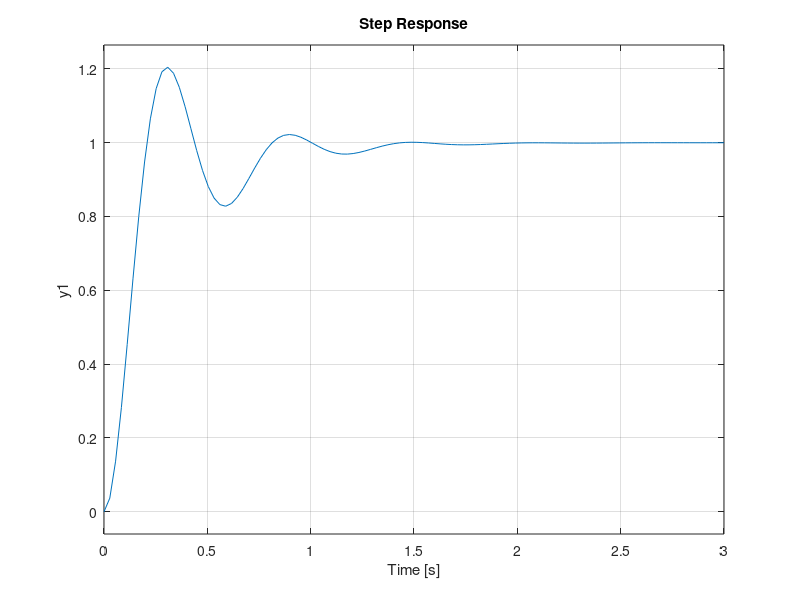

Recreate this plot in MATLAB.
%% Mass Spring Damper - Routh-Hurwitz Control Design
% Mass spring damper from Chapter 1, m y'' + b y' + k y = u.

clear all
close all

m = 1;
b = 8.8;
k = 40;
s = tf('s');

G = 1/(m*s^2+b*s+k);
%% P controller
% With C(s) = K the characteristic equation is
% 
% $$P(s) = s^2 + 8.8s + 40 + K$$
% 
% Stable for any K > -40. However, the steady state error to step inputs is 
% 1/(1 + K/40), so we need an integrator.
%% PI controller
% $$C(s) = K\frac{s+a}{s}$$
% 
% The characteristic equation is s(s^2 + 8.8s + 40) + K(s + a) = 0, i.e.,
% 
% $$P(s) = s^3 + 8.8s^2 + (40 + K)s + Ka$$
% 
% Routh table:
% 
%   s^3 | 1                              40 + K
%   s^2 | 8.8                            K*a
%   s^1 | c11 = (8.8(40 + K) - Ka)/8.8
%   s^0 | c21 = K*a
% 
% We need K*a > 0 and 8.8(40 + K) - Ka > 0, i.e., K(a - 8.8) < 352.
% 
% - If a <= 8.8 the closed loop is stable for any K > 0.
% - If a > 8.8 there is an upper limit, K < 352/(a - 8.8). For example, with 
% a = 20 we need 0 < K < 31.4:

a = 20;
pole(minreal(25*(s+a)/s*G/(1+25*(s+a)/s*G)))   % K = 25: stable
pole(minreal(35*(s+a)/s*G/(1+35*(s+a)/s*G)))   % K = 35: unstable
%% 
% We choose a = 3 (no upper limit) and K = 100:

a = 3;
K = 100;
C = K*(s + a)/s;
pole(minreal(C*G/(1+C*G)))
step(minreal(C*G/(1+C*G)));
%% 
% To try this controller in MSD_Realtime_Demo, set
% 
%   C = 100*(1 + 3/s);

[numC, denC] = tfdata(C, 'v')
